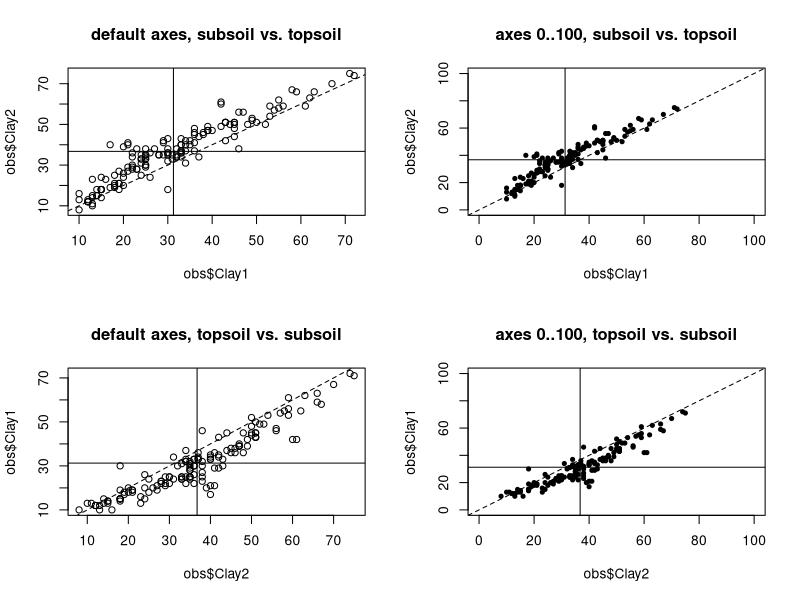
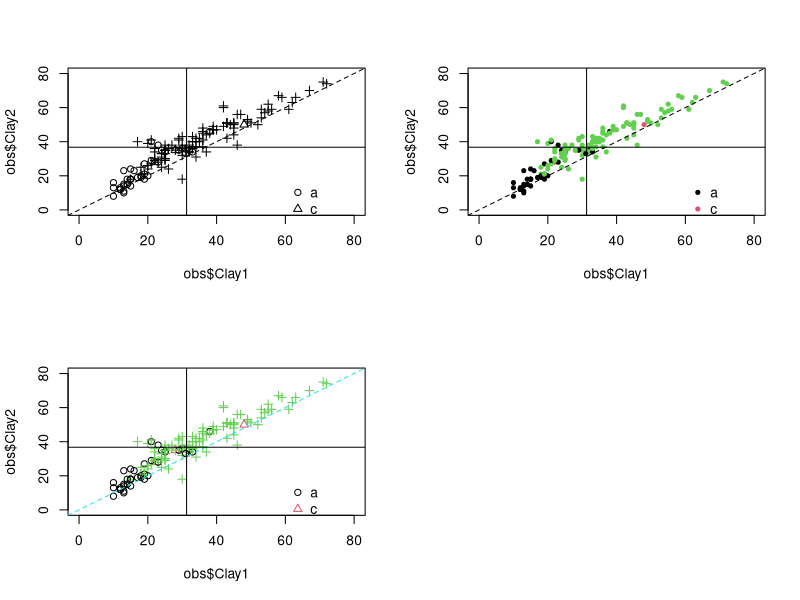
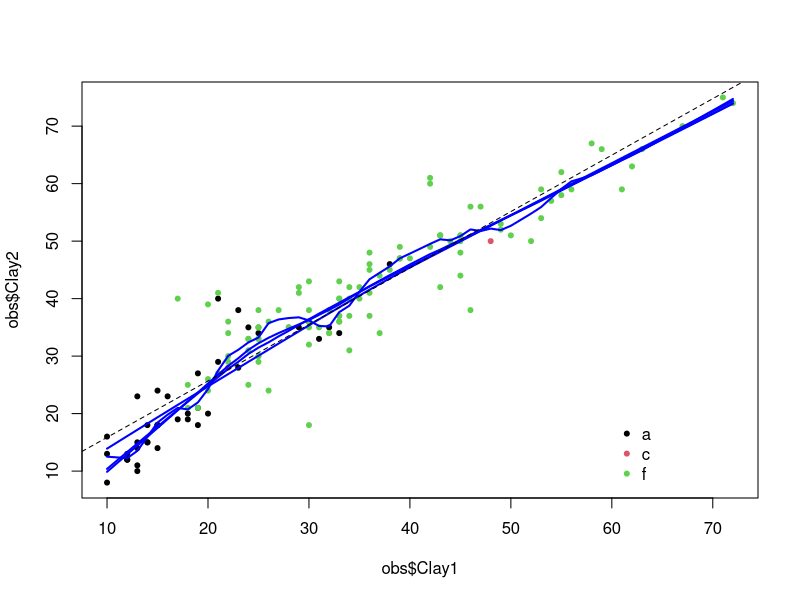
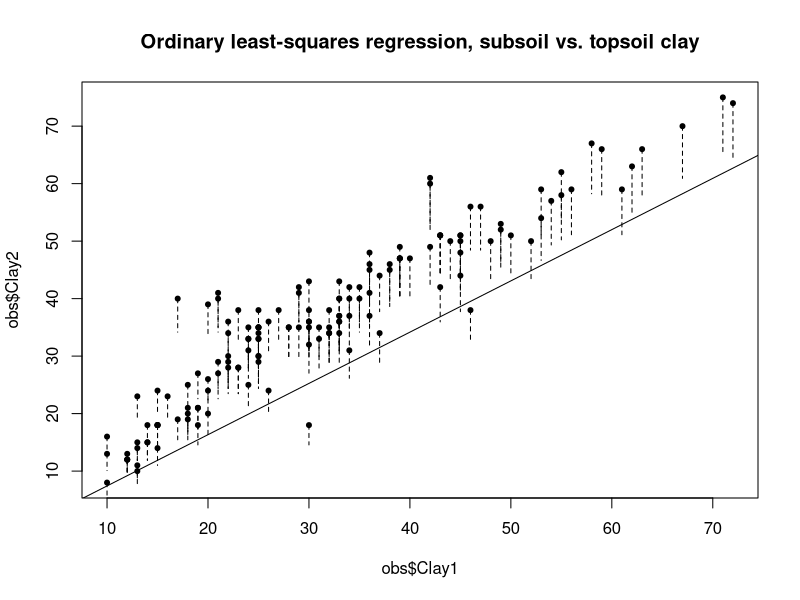
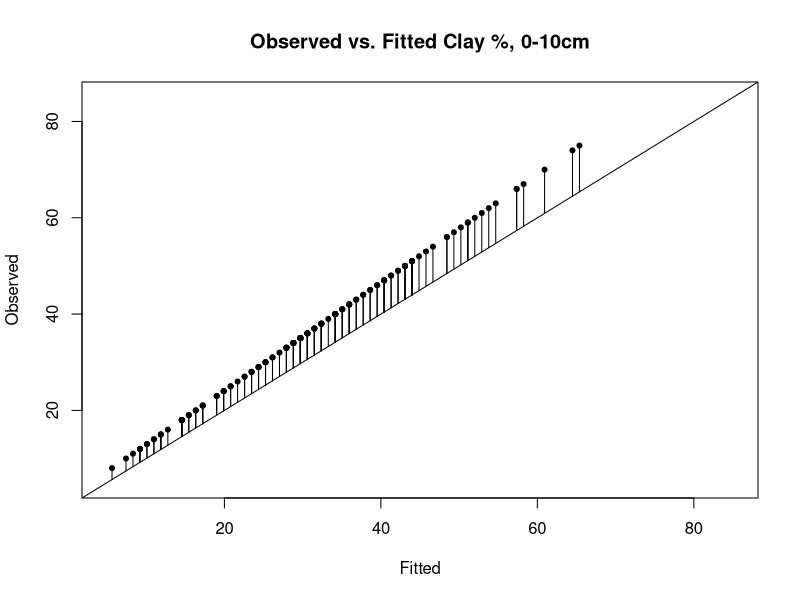

These charts were generated, in order, by the following R code:
#Clear environment
rm(list = ls())

#Load data
obs <- read.csv("./data/obs.csv")
#attach(obs)
obs$wrb1 <- factor(obs$wrb1, labels=c("a", "c", "f"))

#Create 2x2 plot area
par(mfrow=c(2,2))

plot(obs$Clay1,obs$Clay2)
abline(0,1,lty=2) #Adds straight line, int = 0, grad = 1
title("default axes, subsoil vs. topsoil")

#Adds lines to show mean of each axis.
abline(h=mean(obs$Clay2))
abline(v=mean(obs$Clay1))

plot(obs$Clay1,obs$Clay2,xlim=c(0,100),ylim=c(0,100),pch=20)
abline(0,1,lty=2)
title("axes 0..100, subsoil vs. topsoil")
abline(h=mean(obs$Clay2)); abline(v=mean(obs$Clay1))

plot(obs$Clay2,obs$Clay1); abline(0,1,lty=2)
title("default axes, topsoil vs. subsoil")
abline(h=mean(obs$Clay1)); abline(v=mean(obs$Clay2))

plot(obs$Clay2,obs$Clay1,xlim=c(0,100),ylim=c(0,100),pch=20)
abline(0,1,lty=2)
title("axes 0..100, topsoil vs. subsoil")
abline(h=mean(obs$Clay1)); abline(v=mean(obs$Clay2))

par(mfrow=c(1,1))# reset to 1 plot per figure

#####

par(mfrow=c(2,2))
plot(obs$Clay1, obs$Clay2, xlim=c(0,80), ylim=c(0,80),
  pch=as.numeric(obs$wrb1))

abline(0,1,lty=2)
abline(h=mean(obs$Clay2)); abline(v=mean(obs$Clay1))
legend(60, 20, legend=levels(obs$wrb1), pch=1:nlevels(obs$wrb1), bty="n")

plot(obs$Clay1, obs$Clay2, xlim=c(0,80), ylim=c(0,80), pch=20,
  col=as.numeric(obs$wrb1))

legend(60, 20, legend=levels(obs$wrb1), pch=20,
  col=1:nlevels(obs$wrb1), bty="n")

abline(0, 1, lty=2)
abline(h=mean(obs$Clay2)); abline(v=mean(obs$Clay1))

plot(obs$Clay1, obs$Clay2, xlim=c(0,80), ylim=c(0,80),
  pch=as.numeric(obs$wrb1), col=as.numeric(obs$wrb1))

abline(0, 1, lty=2, col=5)
abline(h=mean(obs$Clay2)); abline(v=mean(obs$Clay1))

legend(60, 20, levels(obs$wrb1), pch=1:nlevels(obs$wrb1),
  col=1:nlevels(obs$wrb1), bty="n")

par(mfrow=c(1,1))

#####

plot(obs$Clay2 ~ obs$Clay1, pch=20,col=as.numeric(obs$wrb1))
legend(60, 20, legend=levels(obs$wrb1), pch=20, col=1:nlevels(obs$wrb1), bty="n")
for (f in c(0.1,0.5, 2/3, 1)) {lines(lowess(obs$Clay1, obs$Clay2, f=f), lwd=2, col="blue")}
abline(lm(obs$Clay2 ~ obs$Clay1), lty=2)

#Task 14

lm21 <- lm(obs$Clay1 ~ obs$Clay2)
summary(lm21)

plot(obs$Clay1, obs$Clay2, pch = 20)

title("Ordinary least-squares regression, subsoil vs. topsoil clay")
abline(lm21)
segments(obs$Clay1, obs$Clay2, obs$Clay1, fitted(lm21), lty=2)

#Task 20 - regression diagnostics

plot(fitted(lm21),obs$Clay2,pch=20,xlab="Fitted",ylab="Observed",
  xlim=c(5,85),ylim=c(5,85),main="Observed vs. Fitted Clay %, 0-10cm")
abline(0,1)
segments(fitted(lm21),obs$Clay2,fitted(lm21),fitted(lm21))
